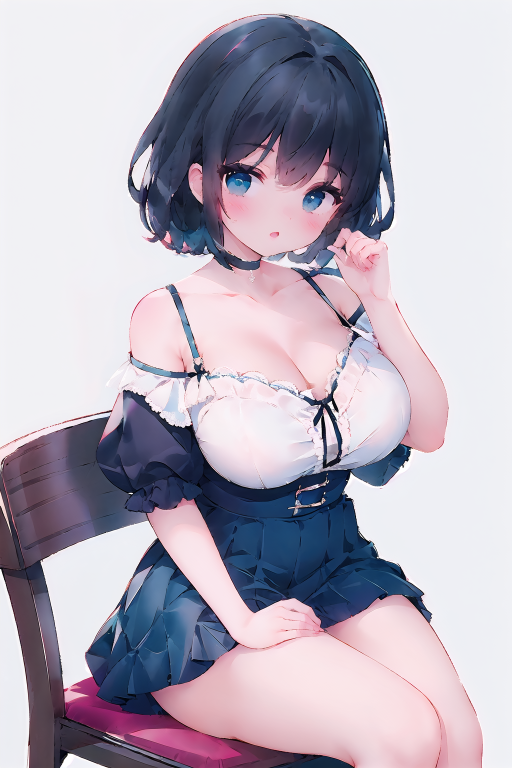
#> input picture input.png, 1024 x 1536 px (shown at 1/2 size)
$ python ColorTheoryPalette.py
#> lines starting #> are read from the running program, lines starting #| are printed output that depends on the picture
import colorsys
import numpy as np
from PIL import Image
from scipy.spatial import cKDTree
from colormath.color_objects import LabColor, sRGBColor
from colormath.color_conversions import convert_color
from colormath.color_diff import delta_e_cie2000 # 需要 numpy-1.22.4
import math

def rgb_to_lab(rgb):
    """ 将RGB颜色（0-255）转换为Lab对象 """
    # 将RGB归一化到0-1
    rgb = sRGBColor(rgb[0]/255, rgb[1]/255, rgb[2]/255)
    return convert_color(rgb, LabColor)
def rgbs_to_labs(rgb_array):
    """ 将RGB数组（0-255范围）转换为Lab数组 """
    lab_array = []
    for rgb in rgb_array:
        lab_color = rgb_to_lab(rgb)
        # lab_array.append([lab_color.lab_l, lab_color.lab_a, lab_color.lab_b]) # cKDTree使用
        lab_array.append(lab_color)
    # return np.array(lab_array) # cKDTree使用
    return lab_array

def find_nearest_color(pixel_rgb, palette_lab):
    """ 使用Delta E 2000找到调色板中最接近的颜色 """
    pixel_lab = rgb_to_lab(pixel_rgb)
    min_delta = float('inf')
    nearest_color = None
    for color_lab in palette_lab:
        delta = delta_e_cie2000(pixel_lab, color_lab)
        if delta < min_delta:
            min_delta = delta
            nearest_color = color_lab.get_value_tuple()
    return nearest_color

class ColorTheoryPalette:
    """ 基于色彩理论的程序化调色板生成器 """
    def __init__(self, base_hue, saturation=0.7, value_range=(0.3, 0.8)):
        """
        :param base_hue: 基色色相 (0-1)
        :param saturation: 饱和度 (0-1)
        :param value_range: 明度范围 (min, max)
        """
        self.base_hue = base_hue
        self.saturation = saturation
        self.value_min, self.value_max = value_range

    def generate(self, scheme_type="analogous", num_colors=6):
        """ 生成调色板 """
        hues = self._get_hues(scheme_type)
        colors = []
        for h in hues:
            for v in np.linspace(self.value_min, self.value_max, num_colors//len(hues)+1):
                rgb = colorsys.hsv_to_rgb(h, self.saturation, v)
                colors.append(tuple(int(x*255) for x in rgb))
        return list(set(colors))[:num_colors]  # 去重并截断

    def _get_hues(self, scheme_type):
        """ 根据配色方案生成色相列表 """
        if scheme_type == "analogous":    # 类似色
            return [self.base_hue, (self.base_hue + 0.08) % 1, (self.base_hue - 0.08) % 1]
        elif scheme_type == "complementary":  # 互补色
            return [self.base_hue, (self.base_hue + 0.5) % 1]
        elif scheme_type == "triadic":    # 三分色
            return [self.base_hue, (self.base_hue + 0.33) % 1, (self.base_hue + 0.66) % 1]
        elif scheme_type == "monochromatic":  # 单色
            return [self.base_hue]
        else:
            raise ValueError("Unsupported scheme type")

def auto_detect_base_hue(image):
    """ 从图像中自动检测主色色相 """
    np_img = np.array(image.convert("RGB"))
    pixels = np_img.reshape(-1, 3)
    dominant_color = pixels.mean(axis=0)  # 使用平均色作为基色
    h, _, _ = colorsys.rgb_to_hsv(*(dominant_color / 255))
    return h

# 根据图像对比度自动调整饱和度
def auto_adjust_saturation(image):
    np_img = np.array(image.convert("HSV"))
    return np_img[:, :, 1].mean() / 255
def generate_pixelart(
    input_path, output_path,
    target_size=(64, 64), scale_factor=8,
    palette_size=6, scheme_type="triadic"
):
    # 读取图像并检测基色
#> called with input_path = 'input.png', output_path = 'colorpalette.png', target_size = (125, 188), scale_factor = 2, palette_size = 64, scheme_type = 'analogous'
    img = Image.open(input_path)
#> img is the input picture: PIL image 1024x1536 RGB; mean R, G, B 183.3, 176, 189.2
    base_hue = auto_detect_base_hue(img)
#> in auto_detect_base_hue, `dominant_color = pixels.mean(axis=0)`: dominant_color = [183.3, 176, 189.2]
#> in auto_detect_base_hue, `h, _, _ = colorsys.rgb_to_hsv(*(dominant_color / 255))`: h = 0.758
#> base_hue = 0.758

    # 生成程序化调色板
    palette_gen = ColorTheoryPalette(
        base_hue=base_hue,
        saturation=auto_adjust_saturation(img),
        value_range=(0.0, 0.9)
    )
#> in auto_adjust_saturation, `np_img = np.array(image.convert("HSV"))`:
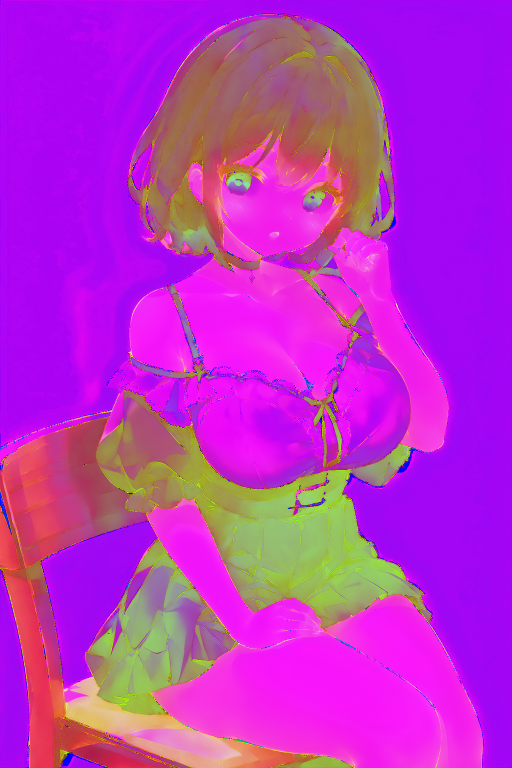
#> np_img: shape (1536, 1024, 3) (shown at 1/2 size); mean R, G, B 187.4, 48.4, 196.4
#> in __init__, `self.saturation = saturation`: self.saturation = 0.19
#> in __init__, `self.value_min, self.value_max = value_range`: self.value_min = 0; self.value_max = 0.9
    palette = palette_gen.generate(scheme_type=scheme_type, num_colors=palette_size)
#> in generate, `hues = self._get_hues(scheme_type)`: hues = [0.758, 0.838, 0.678]
#> the loop in generate, `for h in hues:` made 3 passes
#> h on passes 1 to 3: 0.758, 0.838, 0.678
#> after the loop in generate, `for h in hues:`: colors = 66 items, first 6: (0, 0, 0), (9, 8, 10), (19, 17, 21), (29, 26, 32), (39, 35, 43), (49, 44, 54)
#> palette = 64 items, first 6: (65, 53, 65), (207, 168, 206), (120, 97, 119), (143, 141, 174), (188, 185, 229), (76, 61, 76)

    # 预处理调色板的Lab值
    palette_lab = rgbs_to_labs(palette)
#> the loop in rgbs_to_labs, `for rgb in rgb_array:` made 1 pass
#> after the loop in rgbs_to_labs, `for rgb in rgb_array:`: lab_array = []

    # 下采样与颜色量化
    small_img = img.resize(target_size, Image.Resampling.BOX)
    np_img = np.array(small_img.convert("RGB"))

    # 使用KD树快速匹配颜色
    # tree = cKDTree(palette_lab)
    quantized = np.zeros_like(np_img)
    for y in range(np_img.shape[0]):
        for x in range(np_img.shape[1]):
            # pixel_lab = rgbs_to_labs([np_img[y, x]])[0]
            # dist, idx = tree.query(np_img[y, x])
            # quantized[y, x] = palette[idx]
            pixel_rgb = np_img[y, x].tolist()
            # 找到最接近的Lab颜色，再转回RGB
            nearest_lab = find_nearest_color(pixel_rgb, palette_lab)
            nearest_rgb = convert_color(LabColor(*nearest_lab), sRGBColor).get_value_tuple()
            nearest_rgb = [int(round(c*255)) for c in nearest_rgb]
            quantized[y, x] = nearest_rgb

    # 放大并保存
    Image.fromarray(quantized).resize(
        (target_size[0] * scale_factor, target_size[1] * scale_factor),
        Image.Resampling.NEAREST
    ).save(output_path)

scale = 1.5
# 使用示例：基于图像主色生成三分色方案
generate_pixelart(
    "input.png", "colorpalette.png",
    target_size=(math.ceil(83*scale), math.ceil(125*scale)),
    scale_factor=2,
    scheme_type="analogous", # analogous:类似色 complementary:互补色 triadic:三分色 monochromatic:单色
    palette_size=64
)
#> (the call stopped at in rgb_to_lab, `rgb = sRGBColor(rgb[0]/255, rgb[1]/255, rgb[2]/255)`: colormath is not available in this run)
